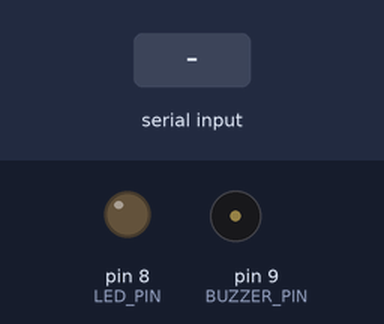
A sketch run on a simulated Arduino Uno, built with avr-gcc and run on an emulated ATmega328P. Parts: output pins drawn as LEDs (lit = HIGH), buzzer (waves = sounding). The inputs (shaded band) are chosen by the test bench.

Above: at 1.2 s.
1.3 s: "ZONE_ENTRY\n" received over Serial
At 1.37 s:
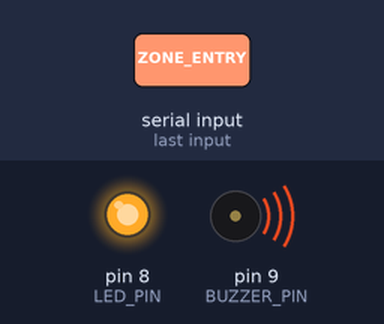
At 2.6 s:
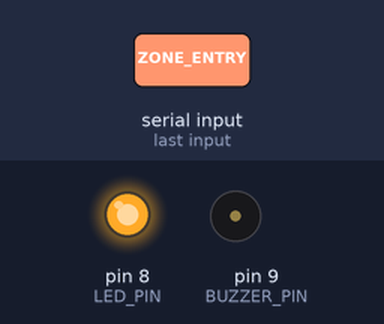
2.9 s: "ZONE_CLEAR\n" received over Serial
At 3.4 s:
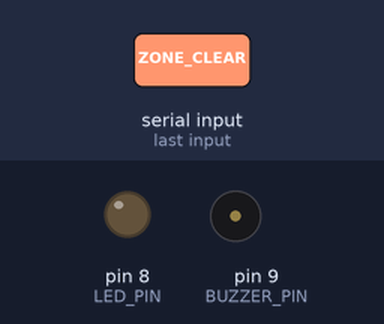
Timing chart, 0 to 5.9 s (numbered marks = the images above; inputs shaded):
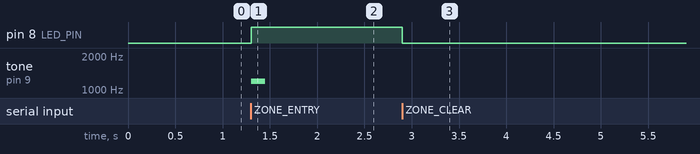

The sketch:

zone_alert.ino
```cpp
// zone_alert.ino
// zone-watch uygulamasindan gelen "ZONE_ENTRY" / "ZONE_CLEAR"
// satirlarini okuyup bir LED ve (istege bagli) buzzer ile
// bildirim veren basit bir ornek sketch.
//
// Baglanti (varsayilan):
//   LED    -> pin 8 (seri direncle)
//   Buzzer -> pin 9 (istege bagli, pasif buzzer)

const int LED_PIN = 8;
const int BUZZER_PIN = 9;
const long BAUD_RATE = 115200;

String incoming = "";

void setup()
{
  pinMode(LED_PIN, OUTPUT);
  pinMode(BUZZER_PIN, OUTPUT);
  digitalWrite(LED_PIN, LOW);
  digitalWrite(BUZZER_PIN, LOW);
  Serial.begin(BAUD_RATE);
}

void loop()
{
  while (Serial.available())
  {
    char c = Serial.read();
    if (c == '\n')
    {
      incoming.trim();
      handleEvent(incoming);
      incoming = "";
    }
    else
    {
      incoming += c;
    }
  }
}

void handleEvent(const String& event)
{
  if (event == "ZONE_ENTRY")
  {
    digitalWrite(LED_PIN, HIGH);
    tone(BUZZER_PIN, 1200, 150); // kisa uyari sesi
  }
  else if (event == "ZONE_CLEAR")
  {
    digitalWrite(LED_PIN, LOW);
  }
}
```

Measured:
- after the input at 1.3 s, pin 8 (LED_PIN): LOW → HIGH at once; tone on pin 9 (BUZZER_PIN): silent → 1200 Hz at once, → silent 0.15 s later
- after the input at 2.9 s, pin 8 (LED_PIN): HIGH → LOW at once
